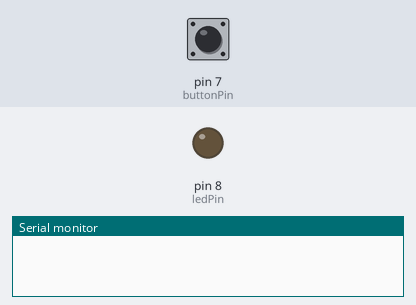
The sketch below on a simulated Arduino Uno, built with avr-gcc and run on an emulated ATmega328P. On the bench: output pins drawn as LEDs (lit = HIGH), the last lines printed to the serial monitor. Inputs (shaded band) come from the test bench; at power-on: pin 7 (buttonPin) LOW.

Above: at 1.2 s.
1.3 s: pin 7 (buttonPin) pulled HIGH for 0.15 s
At 2.1 s:
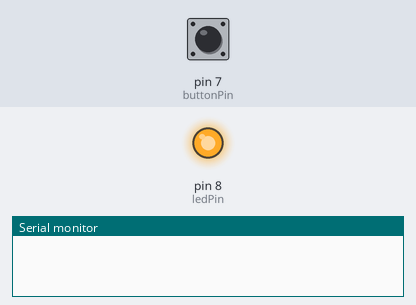
2.9 s: pin 7 (buttonPin) pulled HIGH for 1 s
At 3.4 s:
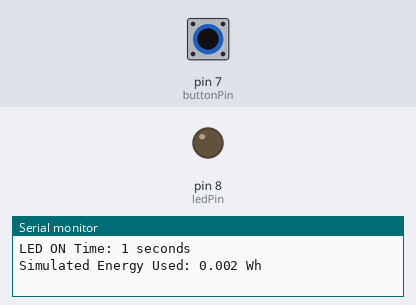
5.4 s: pin 7 (buttonPin) pulled HIGH for 3.2 s
At 6.5 s:
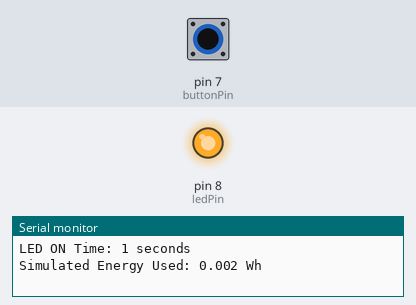
Timing chart, 0 to 8.4 s (numbered marks = the images above; inputs shaded):
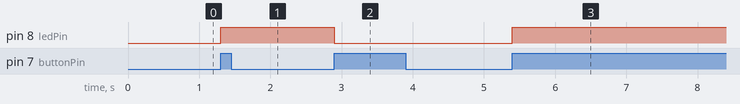

The sketch:

Energy_.ino
```cpp
const int ledPin = 8;        // Pin connected to LED
const int buttonPin = 7;     // Pin connected to pushbutton

bool ledState = false;       // Tracks if LED is ON or OFF
bool lastButtonState = LOW;  // Stores previous button state
unsigned long onStart = 0;   // When the LED turned ON
unsigned long totalOnTime = 0;  // Total time LED has been ON

void setup() {
  pinMode(ledPin, OUTPUT);      // Set LED pin as OUTPUT
  pinMode(buttonPin, INPUT);    // Set button pin as INPUT
  Serial.begin(9600);           // Start Serial Monitor
}

void loop() {
  bool buttonState = digitalRead(buttonPin);  // Read current button state

  // If button is pressed (LOW → HIGH transition)
  if (buttonState == HIGH && lastButtonState == LOW) {
    ledState = !ledState;  // Toggle the LED state

    if (ledState) {
      onStart = millis();             // Record start time
      digitalWrite(ledPin, HIGH);     // Turn ON LED
    } else {
      totalOnTime += millis() - onStart;  // Add time LED was ON
      digitalWrite(ledPin, LOW);          // Turn OFF LED

      // Calculate energy used
      float hours = totalOnTime / 1000.0 / 3600.0;  // convert ms to hours
      float powerWatts = 5.0;                       // simulate 5W device
      float energyWh = hours * powerWatts;          // E = P × t

      // Display results
      Serial.print("LED ON Time: ");
      Serial.print(totalOnTime / 1000);
      Serial.println(" seconds");

      Serial.print("Simulated Energy Used: ");
      Serial.print(energyWh, 3);
      Serial.println(" Wh");

      totalOnTime = 0;  // Reset timer for next session
    }

    delay(200);  // debounce delay
  }

  lastButtonState = buttonState;  // Save current button state
}
```

Measured:
- after the input at 1.3 s, pin 8 (ledPin): LOW → HIGH at once
- after the input at 2.9 s, pin 8 (ledPin): HIGH → LOW at once
- after the input at 5.4 s, pin 8 (ledPin): LOW → HIGH at once
